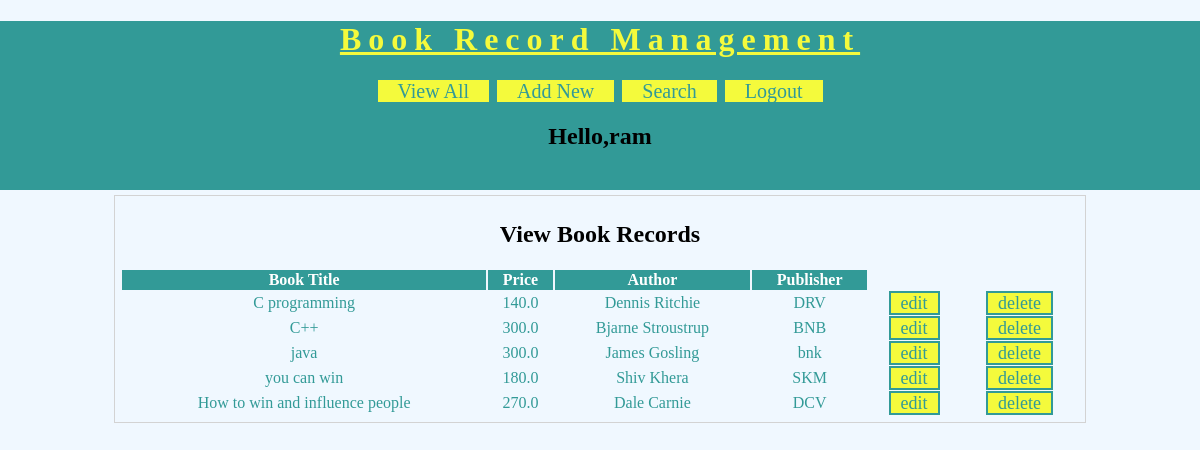
The page /BRMAPP/view-books (signed in) on the database its author committed.
### BRMAPP/models.py (models this page shows)
class Book(models.Model):
    title=models.CharField(max_length=100)
    price=models.FloatField()
    author=models.CharField(max_length=100)
    publisher=models.CharField(max_length=100)

### BRMAPP/views.py (the view)
# urls.py: re_path('view-books',views.viewBook),
@login_required(login_url='/BRMAPP/login/')
def viewBook(request):
    books = models.Book.objects.all()
    username = request.session['username']
    res = render(request, 'BRMAPP/view_book.html',
                 {'books': books, 'username': username})
    return res

### templates/BRMAPP/view_book.html (shortened to what this page needs)
<!DOCTYPE html>
{% load static %}
<html>
    <head>
        <link rel="stylesheet" href="{%static 'css/BRMstyle.css' %}">
    </head>
    <body>
        <div id="header">
            <h1>Book Record Management</h1>
            <div id="nav">
                <a href="/BRMAPP/view-books">View All</a>
                <a href="/BRMAPP/new-book">Add New</a>
                <a href="/BRMAPP/search-book">Search</a>
                <a href="/BRMAPP/logout">Logout</a>
            </div>
            <h2>Hello,{{username}}</h2>
        </div>
        <div id="main">
            <h2>View Book Records</h2>
            <table>
                <thead>
                    <th>Book Title</th>
                    <th>Price</th>
                    <th>Author</th>
                    <th>Publisher</th>
                </thead>
                {%for book in books%}
                 <tr>
                 <td>{{book.title}}</td>
                 <td>{{book.price}}</td>
                 <td>{{book.author}}</td>
                 <td>{{book.publisher}}</td>
                <td><a class='btn' href='/BRMAPP/edit-book?bookid={{book.id}}'>edit</a></td>
                <td><a class='btn' href='/BRMAPP/delete-book?bookid={{book.id}}'>delete</a></td>
                 </tr>
                 {% endfor %}
            </table>
        </div>
    </body>
    </html>

### static/css/BRMstyle.css (style rules this page uses)
body { background-color:aliceblue; margin:0px 0px 0px 0px; font-family:"calibri"; }
#header { background-color:#329A97; padding-bottom:20px; text-align:center; }
#header h1 { text-align:center; color:#F4FA3C; letter-spacing:7px; text-decoration:underline; }
#nav { width:60%; margin:auto; }
#nav a { background-color:#F4FA3C; width:150px; border:solid 2px #329A97; font-size:20px; text-decoration:none; color:#329A97; padding-left:20px; padding-right:20px; }
#main { margin: auto; border:solid 1px lightgray; width:80%; padding:5px; margin-top:5px; }
#main form, #main h2 { text-align:center; }
#main table { width:100%; text-align:center; color:#329A97; }
#main table th { background-color: #329A97; color:white; }
.btn { background-color:#F4FA3C; width:150px; border:solid 2px #329A97; font-size:18px; text-decoration:none; color:#329A97; padding-left:10px; padding-right:10px; }

### rows shown on the page
Book: title "C programming", price "140.0", author "Dennis Ritchie", publisher "DRV"
Book: title "C++", price "300.0", author "Bjarne Stroustrup", publisher "BNB"
Book: title "java", price "300.0", author "James Gosling", publisher "bnk"
Book: title "you can win", price "180.0", author "Shiv Khera", publisher "SKM"
Book: title "How to win and influence people", price "270.0", author "Dale Carnie", publisher "DCV"

### other values the page prints
{{ username }} "ram"
